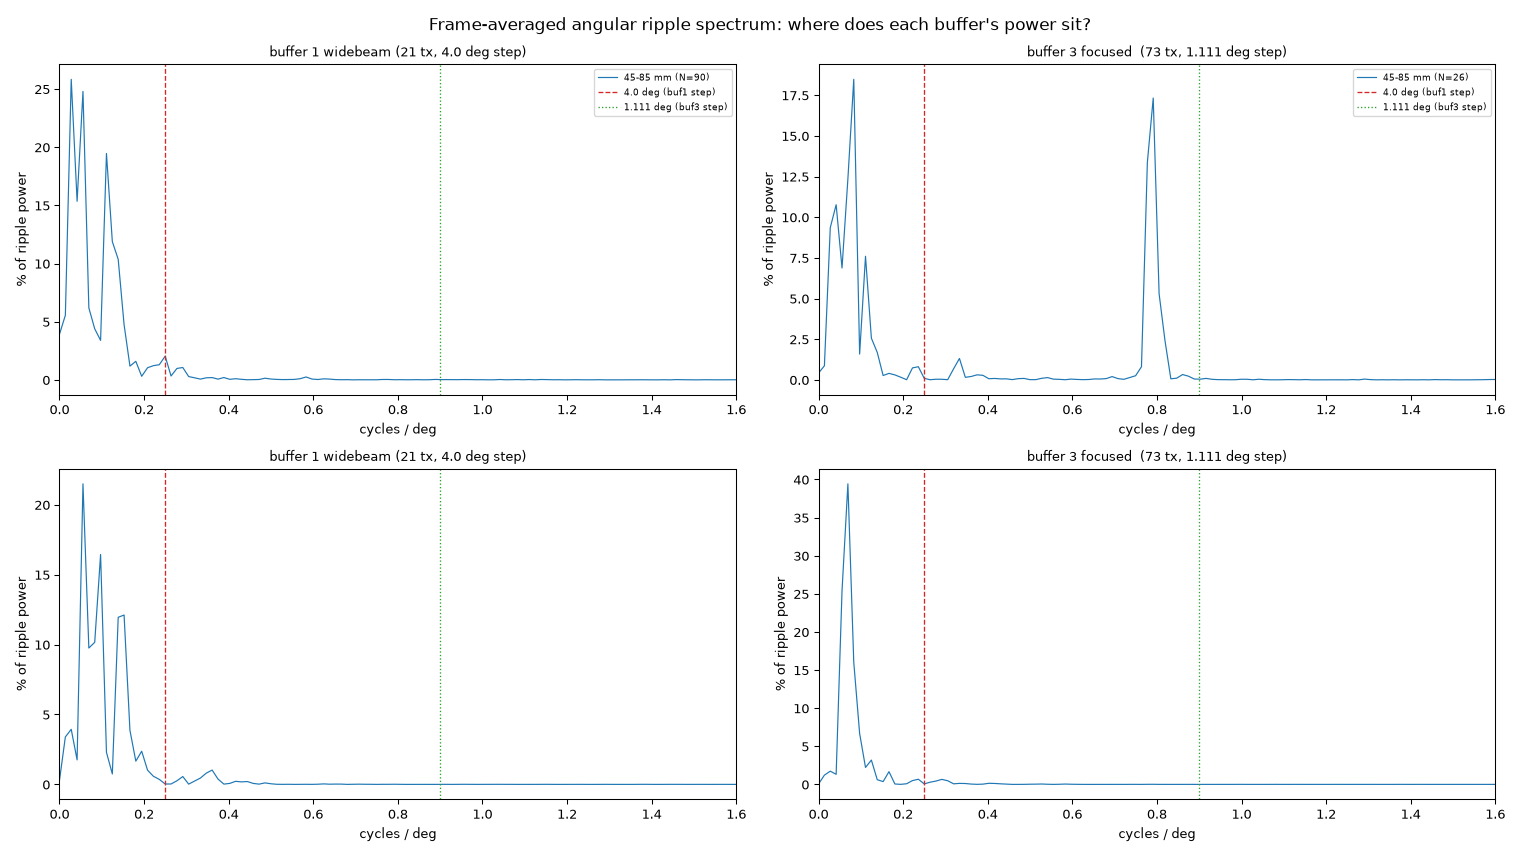

Recreate this plot in Python.
"""Does buffer 1 carry angular structure at ITS OWN transmit spacing (4 deg)?

The buffer-3 investigation used buffer 1 as a clean control, but only ever tested it at buffer
3's 1.111 deg line spacing. Buffer 1 has a different transmit periodicity - 21 widebeam
transmits steered +/-40 deg in 4.0 deg steps (Bmode_WB.rayDelta) - and by the coherent
plane-wave compounding criterion (step <= lambda/D = 1.39 deg) it is UNDER-sampled by 2.9x.

So the test the earlier work skipped: scan the whole frame-averaged angular ripple spectrum for
each buffer and see where the power actually sits, rather than probing one assumed frequency.
"""
import os

import numpy as np
import h5py
import matplotlib
matplotlib.use("Agg")
import matplotlib.pyplot as plt
from scipy.ndimage import uniform_filter1d

F = r"Z:\raw_data\C000000001\SWE_01_SW_data_21-April-2026_12-12-54\output"
OUT = os.path.dirname(os.path.abspath(__file__))


def angular_spectrum(gif_name, r_lo, r_hi, n_th=2001, th_max=36.0, n_r=200, detrend_deg=12.0):
    """Frame-averaged fractional angular ripple and its spectrum (cycles/deg)."""
    with h5py.File(os.path.join(F, gif_name), "r") as f:
        g = f["tracks/track_0/data/beamformed_data"]
        n = g["values"].shape[0]
        co = np.asarray(g["coordinates"])
        x, z = co[..., 0], co[..., -1]
        x0, x1 = np.nanmin(x), np.nanmax(x)
        z0, z1 = np.nanmin(z), np.nanmax(z)
        nz, nx = co.shape[:2]
        th = np.radians(np.linspace(-th_max, th_max, n_th))
        r = np.linspace(r_lo, r_hi, n_r)
        R, TH = np.meshgrid(r, th, indexing="ij")
        jj = np.clip(((R * np.sin(TH) - x0) / (x1 - x0) * (nx - 1)).astype(int), 0, nx - 1)
        ii = np.clip(((R * np.cos(TH) - z0) / (z1 - z0) * (nz - 1)).astype(int), 0, nz - 1)
        acc = np.zeros(n_th)
        for k in range(n):
            iq = np.asarray(g["values"][k])
            e = np.sqrt(iq[..., 0] ** 2 + iq[..., 1] ** 2)
            pol = e[ii, jj]
            pol = pol / (np.median(pol, axis=1, keepdims=True) + 1e-12)
            acc += pol.mean(axis=0)
    prof = acc / n
    dth = np.degrees(th[1] - th[0])
    trend = uniform_filter1d(prof, int(round(detrend_deg / dth)) | 1, mode="nearest")
    rip = (prof - trend) / (trend + 1e-12)
    spec = np.abs(np.fft.rfft(rip * np.hanning(rip.size))) ** 2
    freq = np.fft.rfftfreq(rip.size, d=dth)
    band = (freq > 0.05) & (freq < 3.0)
    return th, rip, freq, spec / spec[band].sum(), n


def power_at(freq, spec, period_deg, rel=0.12):
    f0 = 1.0 / period_deg
    m = (freq > f0 * (1 - rel)) & (freq < f0 * (1 + rel))
    return spec[m].sum() * 100


cases = [("CombinedData_buffer1_iq.hdf5", "buffer 1 widebeam (21 tx, 4.0 deg step)", 4.0),
         ("CombinedData_buffer3_iq.hdf5", "buffer 3 focused  (73 tx, 1.111 deg step)", 1.1111)]
bands = [(0.045, 0.085, "45-85 mm"), (0.105, 0.145, "105-145 mm")]

fig, axes = plt.subplots(2, 2, figsize=(16, 9))
print(f"{'band':>11s}  {'buffer':42s} {'@4.0deg':>9s} {'@1.111deg':>10s} {'ripple':>8s}")
for row, (r_lo, r_hi, blab) in enumerate(bands):
    for name, lab, own in cases:
        th, rip, freq, spec, n = angular_spectrum(name, r_lo, r_hi)
        p4 = power_at(freq, spec, 4.0)
        p1 = power_at(freq, spec, 1.1111)
        print(f"{blab:>11s}  {lab:42s} {p4:8.2f}% {p1:9.2f}% {rip.std()*100:7.1f}%")
        ax = axes[row, 0 if "widebeam" in lab else 1]
        ax.plot(freq, spec * 100, lw=0.9, label=f"{blab} (N={n})")
        ax.axvline(1 / 4.0, color="tab:red", ls="--", lw=1, label="4.0 deg (buf1 step)")
        ax.axvline(1 / 1.1111, color="tab:green", ls=":", lw=1, label="1.111 deg (buf3 step)")
        ax.set_xlim(0, 1.6)
        ax.set_title(lab, fontsize=10)
        ax.set_xlabel("cycles / deg")
        ax.set_ylabel("% of ripple power")
        if row == 0:
            ax.legend(fontsize=7)
plt.suptitle("Frame-averaged angular ripple spectrum: where does each buffer's power sit?",
             fontsize=13)
plt.tight_layout()
plt.savefig(os.path.join(OUT, "buffer1_own_spacing.png"), dpi=95)
print("\nwrote buffer1_own_spacing.png")
